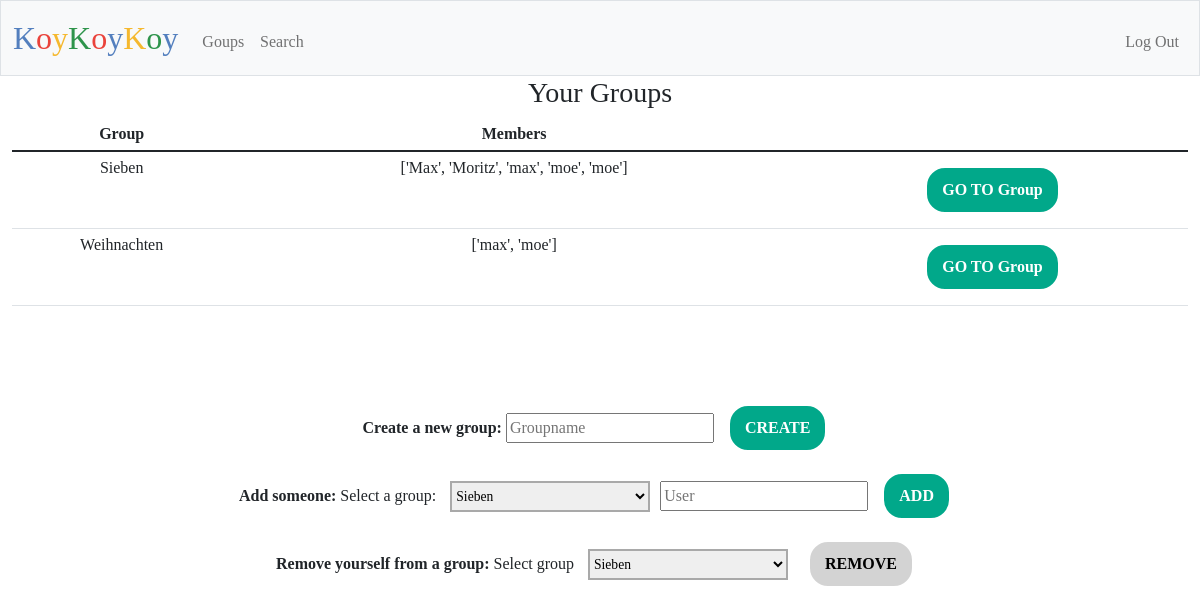
The app's page /groups (signed in), older data.
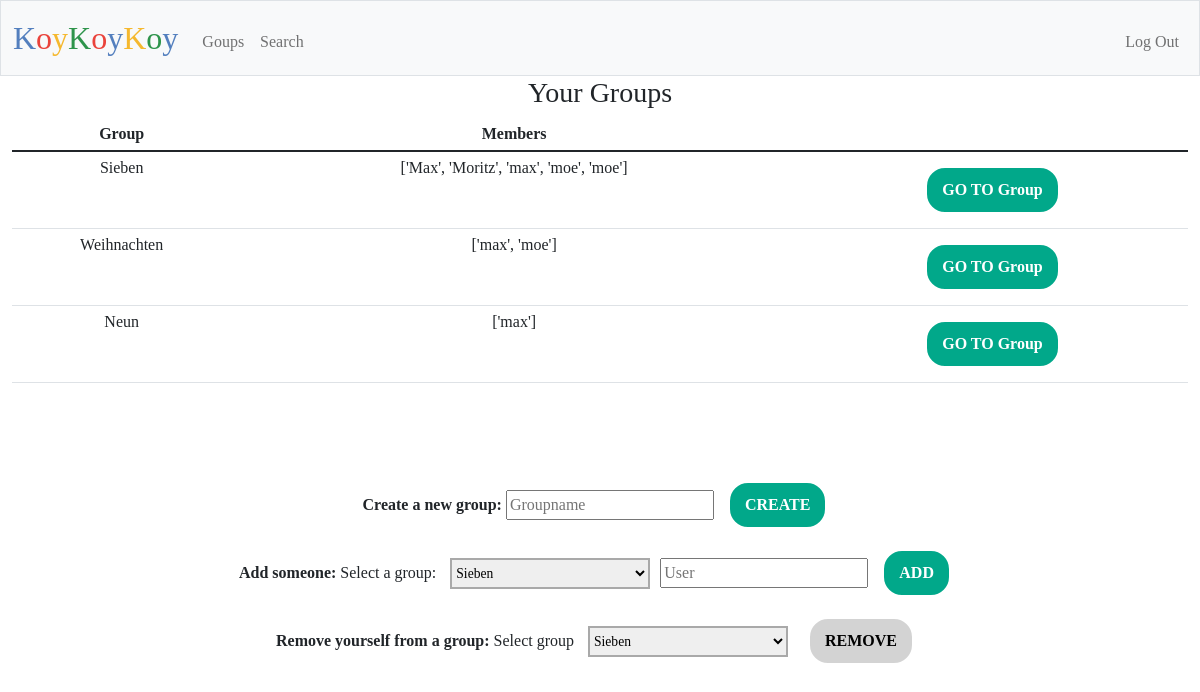
The same page, newer data.
### tables this page shows
CREATE TABLE groupmembers (id integer primary key AUTOINCREMENT, group_id integer, group_name text, user_id integer, username text);

### app.py (the view)
@app.route("/groups", methods=["GET", "POST"])
def groups():
    session["groups"] = get_groups()
    if request.method == "POST":
        new_group = request.form.get("create_group")
        print("@groups new_group", new_group)
        db.execute("INSERT INTO groups(group_name) VALUES (?)", (new_group,))
        new_group_id = db.execute("SELECT group_id FROM groups WHERE group_name = ?", (new_group,))
        new_group_id = db.fetchall()
        new_group_id = [x[0] for x in new_group_id][0]
        db.execute("INSERT INTO groupmembers(group_id, group_name, user_id, username) VALUES (?,?,?,?)", (new_group_id, new_group, session["user_id"], session["username"]))
        con.commit()
        session["groups"] = get_groups() # Update the session
        session["list_group_name_list"] = group_members()
        print("@goups post session groups:", session["groups"])
        print("@goups post session list_group_name_list:", session["list_group_name_list"])
        flash(f"Group *{new_group}* created:)")
        print("groupnamelist", session["list_group_name_list"])
        return render_template("groups.html", groups=session["groups"], list_group_name_list=session["list_group_name_list"])
    else:
        if not session["groups"]:
            flash(f"You don't have any groups yet :)")
            return render_template("groups.html")
        else:
            group_name_list = []
            list_group_name_list = []
            for i in range(len(session["groups"])):
                db.execute("select username from groupmembers WHERE group_name = ?", (session["groups"][i],))
                user_name = db.fetchall()
                for j in range(len(user_name)):
                    user_name_item = [x[0] for x in user_name][j]
                    group_name_list.append(user_name_item)
                list_group_name_list.append(group_name_list)
                session["list_group_name_list"] = list_group_name_list
                group_name_list = []
                print("@goups post session groups:", session["groups"])
                print("@goups post session list_group_name_list:", session["list_group_name_list"])
            return render_template("groups.html", groups=session["groups"], list_group_name_list=session["list_group_name_list"])

### app.py (called while the page is built)
def get_groups():
    db.execute("select group_name from groupmembers WHERE user_id = ?", (session["user_id"],))
    all_groups = db.fetchall()
    all_groups = [str(val[0]) for val in all_groups]
    return all_groups

### templates/groups.html (shortened to what this page needs)
{% extends "layout.html" %}
{% block main %}
<h3>Your Groups</h3>
<table class="table table-sm">
    <thead>
        <tr>
            <th>Group</th>
            <th>Members</th>
        </tr>
    </thead>
    <tbody>
        {% for i in range(groups|count) %}
            <tr>
                <td>{{groups[i]}}</td>
                <td>{{ list_group_name_list[i] }}</td>
                <td>
                    <form action="/enter_group" method="POST">
                        <input class="btn_enter_group" type="submit" value="GO TO Group" id="btn_add">
                    </form>
                </td>
            </tr>
        {% endfor %}
    </tbody>
</table>
<br><br><br>
<div id="groups">
    <form action="/groups" method="POST">
        <label for="create_group"><b>Create a new group:</b></label>
        <input autofocus required="required" autocomplete="off" type="text" name="create_group" placeholder="Groupname">
        <input type="submit" value="CREATE" id="btn_add">
    </form>
</div>
<div id="add_user">
    <form action="/add_user" method="POST">
        <label for="add_user"><b>Add someone:</b></label>
        <label for="select_group">Select a group:</label>
        <select name="select_groups">
            {% for item in groups %}
                <option value="{{ item }}">{{ item }}</option>
            {% endfor %}
        <input autofocus required="required" autocomplete="off" type="text" name="add_user" placeholder="User">
        <input type="submit" value="ADD" id="btn_add">
    </form>
</div>
<div id="remove_yourself">
    <form action="/remove_yourself" method="POST">
        <label for="remove_yourself"><b>Remove yourself from a group:</b></label>
        <label for="select_group">Select group</label>
        <select name="select_removal_group">
            {% for item in groups %}
                <option value="{{ item }}">{{ item }}</option>
            {% endfor %}
        <input type="submit" value="REMOVE" id="btn_remove">
    </form>
</div>
{% endblock %}

### templates/layout.html (shortened to what this page needs)
<!DOCTYPE html>
<html>
    <head>
        <link href="https://cdn.jsdelivr.net/npm/bootstrap@5.1.3/dist/css/bootstrap.min.css" rel="stylesheet">
        <link href="/static/main.css" rel="stylesheet">
    </head>
    <body>
        <nav class="bg-light border navbar navbar-expand-md navbar-light">
            <div class="container-fluid">
                <a class="navbar-brand" href="/"><span class="blue">K</span><span class="red">o</span><span class="yellow">y</span><span class="green">K</span><span class="red">o</span><span class="blue">y</span><span class="yellow">K</span><span class="green">o</span><span class="blue">y</span></a>
                <div class="collapse navbar-collapse" id="navbar">
                    {% if session["user_id"] %}
                        <ul class="navbar-nav me-auto mt-2">
                            <li class="nav-item"><a class="nav-link" href="/groups">Goups</a></li>
                            <li class="nav-item"><a class="nav-link" href="/search">Search</a></li>
                        </ul>
                        <ul class="navbar-nav ms-auto mt-2">
                            <li class="nav-item"><a class="nav-link" href="/logout">Log Out</a></li>
                        </ul>
                    {% else %}
                        <ul class="navbar-nav ms-auto mt-2">
                            <li class="nav-item"><a class="nav-link" href="/register">Register</a></li>
                            <li class="nav-item"><a class="nav-link" href="/login">Log In</a></li>
                        </ul>
                    {% endif %}
                </div>
            </div>
        </nav>
        <div class="container-fluid">
        {% block main %}
        {% endblock%}
        </div>
    </body>
</html>

### static/main.css (style rules this page uses)
.container-fluid { text-align: center; font-family: "Verdana"; }
#btn_remove { background-color: lightgray; color: black; font-weight: bold; border-radius: 20px; border: 2px solid white; margin: 10px; padding: 10px 15px; }
#btn_add { background-color: #01a88a; color: white; font-weight: bold; border-radius: 20px; border: 2px solid white; margin: 10px; padding: 10px 15px; }
select { font-family: Verdana; font-size: 0.85em; width: 200px; margin: 10px 10px; padding: 5px 0px; border: 2px solid darkgray; }
nav .navbar-brand { font-size: xx-large; }
nav .navbar-brand .blue { color: #537fbe; }
nav .navbar-brand .red { color: #ea433b; }
nav .navbar-brand .yellow { color: #f5b82e; }
nav .navbar-brand .green { color: #2e944b; }
.table { margin-left: auto; margin-right: auto; }

Row changes from the older to the newer data that the page shows:
added groupmembers: group_name "Neun"
Text that changed along with them:
new list line: "['max'] GO TO Group"
